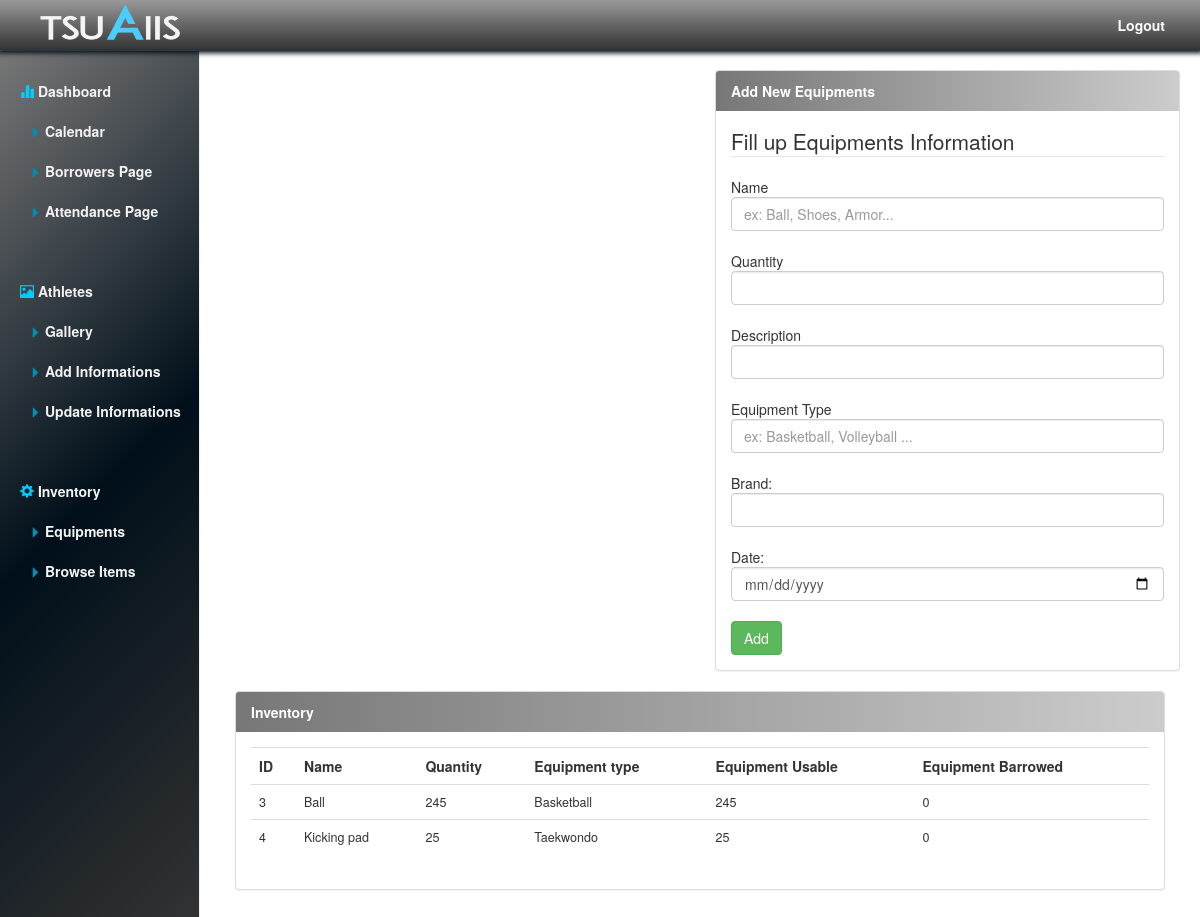
The app's page /inventory/SDMO_EQUIPMENTS_ADD.php with its own data.
### tables this page shows
CREATE TABLE `equipment_info` (
  `EQP_ID` int(11) NOT NULL,
  `EQP_NAME` char(50) NOT NULL,
  `EQP_DESC` varchar(100) NOT NULL,
  `EQP_TYPE` char(50) NOT NULL,
  `EQP_QUANTITY` int(11) NOT NULL,
  `EQP_USABLE` int(11) NOT NULL,
  `EQP_BARROWED` int(11) NOT NULL
);

### inventory/SDMO_EQUIPMENTS_ADD.php (the view, shortened to what this page needs)
<!DOCTYPE html>
<html lang="en">
  <head>
    <link href="../css/bootstrap.min.css" rel="stylesheet">
    <link href="../css/index_style.css" rel="stylesheet">
    <link href="../css/style.css" rel="stylesheet">
  </head>
  <body>
    <nav class="navbar navbar-inverse navbar-fixed-top">
     <a class="navbar-brand" href="#"><img src="../system-images/aiis-logo.png"></a>
      <div class="container-fluid pull-right">
        <div class="navbar-header">
           <ul class="nav nav-pills">
            <li role="presentation"><a href="login/user_logout.php">Logout</a></li>
          </ul>
        </div>
      </div>
    </nav>
    <div class="container-fluid">
      <div class="row">
        <div class="col-sm-3 col-md-2 sidebar">
          <ul class="nav nav-sidebar">
            <li class="active"><a href="../welcome.php"><span class="glyphicon glyphicon-stats"></span> Dashboard</a></li>
              <ul class="nav nav-sidebar" id="sub-nav">
                <li><a href="../calendar/view-tasks.php" id="calendar" role='button'><span class="glyphicon glyphicon-triangle-right" ></span> Calendar</a></li>
                <li><a href="../borrower/SDMO_BORROWER_REG.php" id="borrower"><span class="glyphicon glyphicon-triangle-right"></span> Borrowers Page</a></li>
                <li><a href="../attendance/time-in.php"><span class="glyphicon glyphicon-triangle-right"></span> Attendance Page</a></li>
              </ul>
          </ul>
          <ul class="nav nav-sidebar">
            <li><a href="../gallery.php"><span class="glyphicon glyphicon-picture"></span> Athletes</a></li>
             <ul class="nav nav-sidebar" id="sub-nav">
                <li><a href="../gallery.php"><span class="glyphicon glyphicon-triangle-right"></span> Gallery</a></li>
                <li><a href="athletes-add.php"><span class="glyphicon glyphicon-triangle-right"></span> Add Informations</a></li>
                <li><a href="list.php"><span class="glyphicon glyphicon-triangle-right"></span> Update Informations</a></li>
              </ul>
          </ul>
           <ul class="nav nav-sidebar">
            <li><a href="SDMO_EQUIPMENTS_ADD.php"><span class="glyphicon glyphicon-cog"></span> Inventory</a></li>
             <ul class="nav nav-sidebar" id="sub-nav">
                <li><a href="SDMO_EQUIPMENTS_LIST.php"><span class="glyphicon glyphicon-triangle-right"></span> Equipments</a></li>
                <li><a href="SDMO_EQUIPMENTS_UPDATE.php"><span class="glyphicon glyphicon-triangle-right"></span> Browse Items</a></li>
              </ul>
          </ul>
        </div>
        <div class="col-sm-9 col-sm-offset-3 col-md-10 col-md-offset-2 main">
          <div class="row placeholders">
           <div class="col-md-6">
           	<?php
				$error1 = $error2 = $error3 = $error4 = $error5 = $error6 =" ";
			?>
           </div>
		<div class="col-md-6">
		<div class="panel panel-default">
			<div class="panel-heading" id="index-panel-head">Add New Equipments</div>
			<div class="panel-body">
				<fieldset>
		<legend>Fill up Equipments Information</legend>
		<form action="" method="POST">
			Name <span class="error"><?php echo $error1 ?></span>
				<input type="text" name="name" placeholder="ex: Ball, Shoes, Armor..." class="form-control"></br>
			Quantity <span class="error"><?php echo $error2 ?></span>
				<input type="number" min="1" max="100" name="quantity" class="form-control"></br>
			Description <span class="error"><?php echo $error4 ?></span>
				<input type="text" name="description"  class="form-control"></br>
			Equipment Type <span class="error"><?php echo $error5 ?></span>
				<input type="text" name="type" placeholder="ex: Basketball, Volleyball ..." class="form-control"></br>
			Brand:<span class="error"><?php echo $error3 ?></span><input type="text" name="brand" class="form-control" ></br>
			Date:<span class="error"><?php echo $error6 ?></span><input type="date" name="date"  class="form-control"></br>
  		<input type="submit" name="submit" value="Add" class="btn btn-success">
		</form>
		</fieldset>
		</div>
		</div>
		</div>
		</div>
		<div class="col-md-12">
		<div class="panel panel-default">
			<div class="panel-heading" id="index-panel-head">Inventory</div>
			<div class="panel-body">
				<?php
					$sql = mysql_query("SELECT * FROM equipment_info");
						echo "<table class='table'>
							<tr>
								<th>ID</th>
								<th>Name</th>
								<th>Quantity</th>
								<th>Equipment type</th>
								<th>Equipment Usable</th>
								<th>Equipment Barrowed</th>
							</tr>";
						while ($row = mysql_fetch_array($sql)) {
							echo "
							<tr>
								<td>". $row['EQP_ID'] . "</td>
								<td>" . $row['EQP_NAME'] . "</td>
								<td>" . $row['EQP_QUANTITY'] . "</td>
								<td>" . $row['EQP_TYPE'] . "</td>
								<td>" . $row['EQP_USABLE'] . "</td>
								<td>" . $row['EQP_BARROWED'] . "</td>
							</tr>";
						}echo "</table>";
					?>
			</div>
		</div>
		</div>
		</div>
		</div>
		</div>
  </body>
</html>

### css/index_style.css (style rules this page uses)
body { padding-top: 50px; }
.navbar-fixed-top { border: 0; background: linear-gradient(to bottom, #999, #333); box-shadow: 0px 0px 5px 3px #000f1a; }
@media (min-width: 768px) { .sidebar { position: fixed; top: 51px; bottom: 0; left: 0; z-index: 1000; display: block; padding: 20px; overflow-x: hidden; overflow-y: auto; background: linear-gradient(-45deg, #333, #000f1a,#777); border-right: 1px solid #eee; } }
.nav-sidebar { margin-right: -21px; margin-bottom: 20px; margin-left: -20px; }
.nav-sidebar > li > a { padding-right: 20px; padding-left: 20px; color: #f3f3f3; font-weight: bold; transition:0.3s; }
.nav-sidebar #sub-nav > li > a { padding-left: 50px; border: none; }
.main { padding: 20px; }
@media (min-width: 768px) { .main { padding-right: 20; padding-left: 20; } }

### css/style.css (style rules this page uses)
.nav-pills { font-weight: bold; padding:5px; }
.nav-pills > li { -webkit-transition:0.3s; border-radius: 0px; }
.nav-pills > li > a { color: #fff; transition:0.3s; border-radius: 0px; transition:0.3s; }
.navbar-fixed-top> a > img { margin-left: 20px; max-height: 50px; padding:5px; margin-top:-20px; width:150px; }
.glyphicon { color: #00ccff; }
.glyphicon-triangle-right { color: #008fb3; font-size: 11px; }
.panel > #index-panel-head { background: linear-gradient(90deg, #777, #ccc); border: none; color: #fff; font-weight: bold; }

### inventory/SDMO_EQUIPMENTS_ADD.php (style rules this page uses)
td { font-size: 0.9em; }

### records on screen
equipment_info: EQP_ID "3", EQP_NAME "Ball", EQP_QUANTITY "245", EQP_TYPE "Basketball", EQP_USABLE "245", EQP_BARROWED "0"
equipment_info: EQP_ID "4", EQP_NAME "Kicking pad", EQP_QUANTITY "25", EQP_TYPE "Taekwondo", EQP_USABLE "25", EQP_BARROWED "0"
